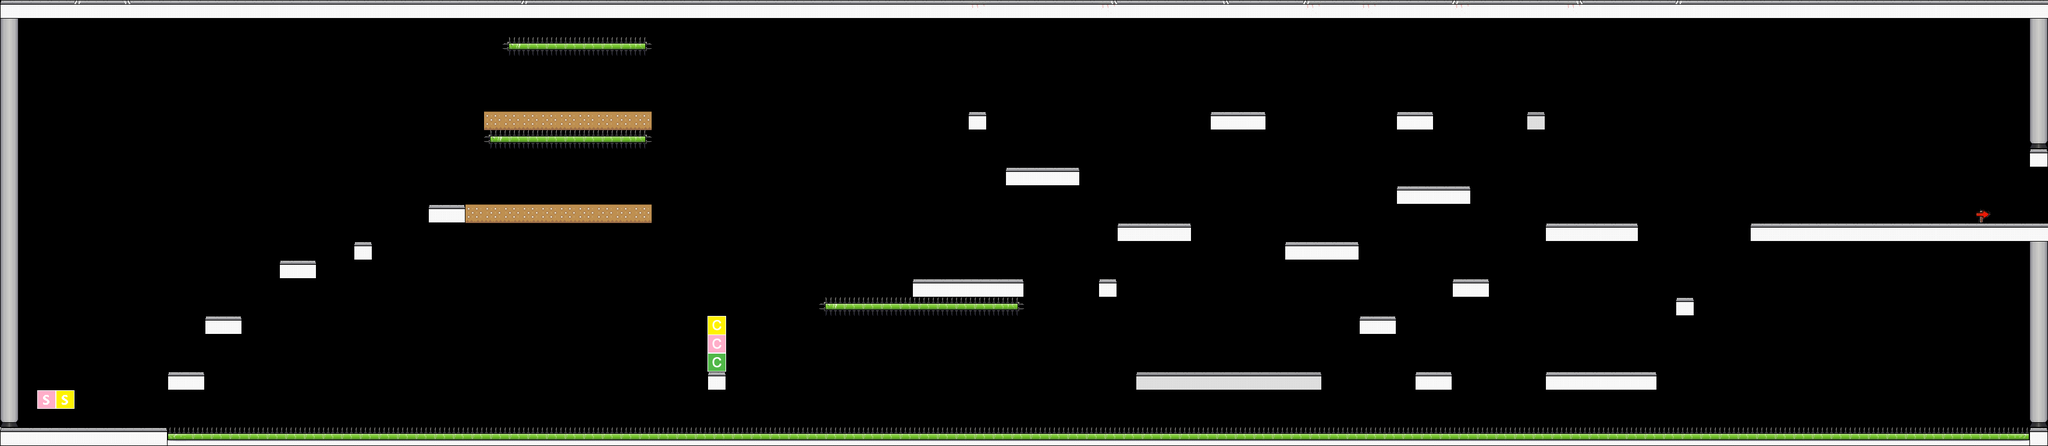

This game map was drawn from its Tiled (.tmx) file and the tilesets committed beside it. A one-line description and the trimmed map source follow:
An orthogonal 110x24 tile map with 32x32 px tiles, 11 tile layers (collisions, spikes, players, playerkeyed, ...), 13 tilesets.

<map version="1.0" orientation="orthogonal" width="110" height="24" tilewidth="32" tileheight="32">
 <properties>
  <property name="camera" value="stalking" />
  <property name="wallofdeath" value="true" />
 </properties>
 <tileset firstgid="1" name="betterBunnyDirt" tilewidth="32" tileheight="32">
  <image source="betterBunnyDirt.png" width="32" height="32" />
 </tileset>
 <tileset firstgid="2" name="bunnyTile" tilewidth="32" tileheight="32">
  <image source="bunnyTile.png" width="32" height="32" />
 </tileset>
 <tileset firstgid="3" name="perspective_walls" tilewidth="32" tileheight="32">
  <image source="perspective_walls.png" width="256" height="256" />
 </tileset>
 <tileset firstgid="67" name="levelMarkers" tilewidth="32" tileheight="32">
  <image source="levelMarkers.png" width="128" height="128" />
 </tileset>
 <tileset firstgid="83" name="lab-sheet" tilewidth="32" tileheight="32">
  <image source="../lab-sheet.png" width="128" height="96" />
 </tileset>
 <tileset firstgid="95" name="spikes" tilewidth="32" tileheight="32">
  <image source="Spikes.png" width="32" height="32" />
 </tileset>
 <tileset firstgid="96" name="bunnyTiles" tilewidth="32" tileheight="32">
  <image source="bunnyTiles.png" width="128" height="64" />
 </tileset>
 <tileset firstgid="104" name="all-trigger" tilewidth="32" tileheight="32">
  <image source="../../new-assets/tiles/trigger/all-trigger.png" width="64" height="64" />
 </tileset>
 <tileset firstgid="108" name="New Lab Sheet" tilewidth="32" tileheight="32">
  <image source="../../new-assets/tiles/normal/lab-sheet-2.png" width="96" height="192" />
 </tileset>
 <tileset firstgid="126" name="New Spikes" tilewidth="32" tileheight="32">
  <image source="../../new-assets/tiles/spiky/spikes-all.png" width="352" height="160" />
 </tileset>
 <tileset firstgid="181" name="signs" tilewidth="32" tileheight="32">
  <image source="../arrows.png" width="128" height="64" />
 </tileset>
 <tileset firstgid="189" name="lab-sheet-2" tilewidth="32" tileheight="32">
  <image source="../../new-assets/tiles/normal/lab-sheet-2.png" width="96" height="192" />
 </tileset>
 <tileset firstgid="207" name="spikes-all" tilewidth="32" tileheight="32">
  <image source="../../new-assets/tiles/spiky/spikes-all.png" width="352" height="160" />
 </tileset>
 <layer name="collisions" width="110" height="24">
  <data>[2640 cells, 195 non-empty, 14 distinct tile ids]</data>
 </layer>
 <layer name="spikes" width="110" height="24">
  <data>[2640 cells, 128 non-empty, 6 distinct tile ids]</data>
 </layer>
 <objectgroup name="level markers" width="110" height="24" />
 <layer name="players" width="110" height="24">
  <properties>
   <property name="visible" value="0" />
  </properties>
  <data>[2640 cells, 2 non-empty, 2 distinct tile ids]</data>
 </layer>
 <layer name="playerkeyed" width="110" height="24">
  <data>[2640 cells, 19 non-empty, 1 distinct tile ids]</data>
 </layer>
 <layer name="fast5" width="110" height="24">
  <properties>
   <property name="speed" value="30" />
   <property name="translationX" value="-5" />
   <property name="translationY" value="0" />
  </properties>
  <data>[2640 cells, 10 non-empty, 3 distinct tile ids]</data>
 </layer>
 <layer name="fast3" width="110" height="24">
  <properties>
   <property name="speed" value="32" />
   <property name="translationX" value="3" />
   <property name="translationY" value="0" />
  </properties>
  <data>[2640 cells, 8 non-empty, 3 distinct tile ids]</data>
 </layer>
 <layer name="slow3" width="110" height="24">
  <properties>
   <property name="speed" value="16" />
   <property name="translationX" value="3" />
   <property name="translationY" value="0" />
  </properties>
  <data>[2640 cells, 9 non-empty, 3 distinct tile ids]</data>
 </layer>
 <layer name="slow8" width="110" height="24" opacity="0.9">
  <properties>
   <property name="speed" value="16" />
   <property name="translationX" value="8" />
   <property name="translationY" value="0" />
  </properties>
  <data>[2640 cells, 11 non-empty, 4 distinct tile ids]</data>
 </layer>
 <layer name="fast4" width="110" height="24">
  <properties>
   <property name="speed" value="32" />
   <property name="translationX" value="4" />
   <property name="translationY" value="0" />
  </properties>
  <data>[2640 cells, 11 non-empty, 3 distinct tile ids]</data>
 </layer>
 <layer name="checkpoint1" width="110" height="24">
  <properties>
   <property name="type" value="checkpoint" />
  </properties>
  <data>[2640 cells, 3 non-empty, 3 distinct tile ids]</data>
 </layer>
 <layer name="Arrows" width="110" height="24">
  <data>[2640 cells, 1 non-empty, 1 distinct tile ids]</data>
 </layer>
</map>
